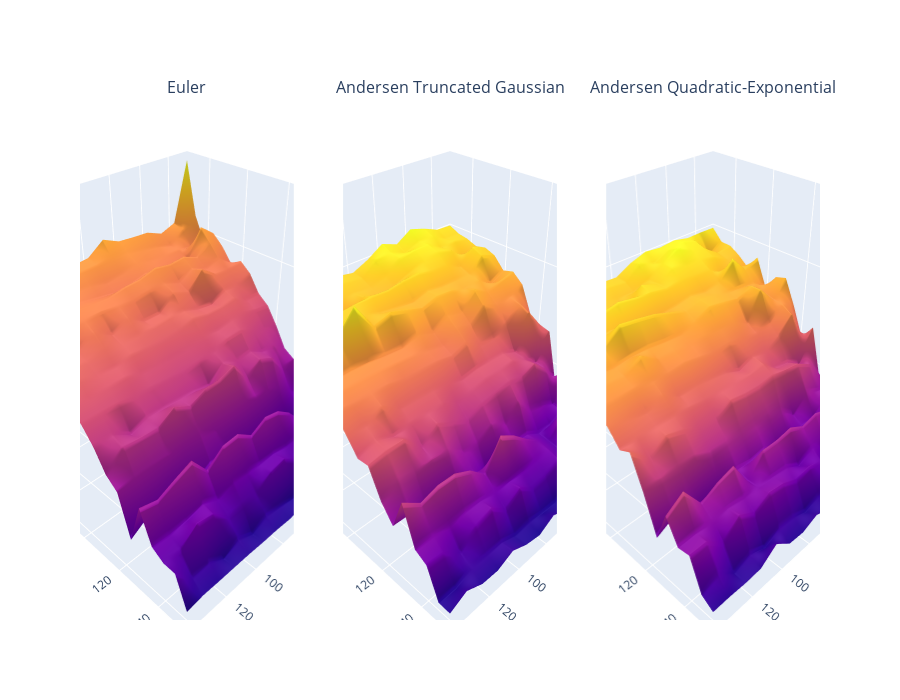

Source (notebook cell):
### Code cell
import plotly.graph_objects as go
import plotly.express as px
from plotly.subplots import make_subplots

fig = make_subplots(rows=1, cols=3, specs=[[{'type':'surface'},{'type':'surface'}, {'type':'surface'}]], subplot_titles = ['Euler', 'Andersen Truncated Gaussian', 'Andersen Quadratic-Exponential'])

paramns_n = 5


euler_cv_speedup = speed_test_cv[speed_test_cv['heston_params#'] ==paramns_n ].pivot(index='strike', columns='N_T', values='euler_cv_speedup')
fig.add_trace(go.Surface(z=euler_cv_speedup.values, x=euler_cv_speedup.columns, y=euler_cv_speedup.index, showscale=False), row=1, col=1)

tg_cv_speedup = speed_test_cv[speed_test_cv['heston_params#'] ==paramns_n ].pivot(index='strike', columns='N_T', values='tg_cv_speedup')
fig.add_trace(go.Surface(z=tg_cv_speedup.values, x=tg_cv_speedup.columns, y=tg_cv_speedup.index, showscale=False), row=1, col=2)

qe_cv_speedup = speed_test_cv[speed_test_cv['heston_params#'] ==paramns_n ].pivot(index='strike', columns='N_T', values='qe_cv_speedup')
fig.add_trace(go.Surface(z=qe_cv_speedup.values, x=qe_cv_speedup.columns, y=qe_cv_speedup.index, showscale=False), row=1, col=3)

max_z = max(euler_cv_speedup.max().max(),tg_cv_speedup.values.max().max(), qe_cv_speedup.max().max())
min_z  =min(euler_cv_speedup.min().min(), tg_cv_speedup.values.min().min(), qe_cv_speedup.values.min().min())


fig.update_scenes(xaxis_title_text='N_T',  
                  yaxis_title_text='Strike',  
                  zaxis_title_text='Speed up',
                     zaxis = dict(nticks=4, range=[min_z*(1.02),max_z*(1.02)]))

fig.update_layout(#title='Control Variate Speed up Parameters #' + str(paramns_n),
    height=700)

fig.show()

### Figure 1 — Plotly figure (JSON) as saved in the notebook; plotly's stock layout.template omitted (floating-point values rounded to 4 significant figures; data arrays with more than 128 entries replaced by an {"elided": "..."} marker saying what was removed)
{"data": [{"scene": "scene", "showscale": false, "type": "surface", "x": [10, 20, 30, 40, 50, 60, 70, 80, 90, 100, 110, 120, 130, 140], "y": [50, 55.26, 60.53, 65.79, 71.05, 76.32, 81.58, 86.84, 92.11, 97.37, 102.6, 107.9, 113.2, 118.4, 123.7, 128.9, 134.2, 139.5, 144.7, 150], "z": {"elided": "20x14 float values"}}, {"scene": "scene2", "showscale": false, "type": "surface", "x": [10, 20, 30, 40, 50, 60, 70, 80, 90, 100, 110, 120, 130, 140], "y": [50, 55.26, 60.53, 65.79, 71.05, 76.32, 81.58, 86.84, 92.11, 97.37, 102.6, 107.9, 113.2, 118.4, 123.7, 128.9, 134.2, 139.5, 144.7, 150], "z": {"elided": "20x14 float values"}}, {"scene": "scene3", "showscale": false, "type": "surface", "x": [10, 20, 30, 40, 50, 60, 70, 80, 90, 100, 110, 120, 130, 140], "y": [50, 55.26, 60.53, 65.79, 71.05, 76.32, 81.58, 86.84, 92.11, 97.37, 102.6, 107.9, 113.2, 118.4, 123.7, 128.9, 134.2, 139.5, 144.7, 150], "z": {"elided": "20x14 float values"}}], "layout": {"annotations": [{"font": {"size": 16}, "showarrow": false, "text": "Euler", "x": 0.1444, "xanchor": "center", "xref": "paper", "y": 1, "yanchor": "bottom", "yref": "paper"}, {"font": {"size": 16}, "showarrow": false, "text": "Andersen Truncated Gaussian", "x": 0.5, "xanchor": "center", "xref": "paper", "y": 1, "yanchor": "bottom", "yref": "paper"}, {"font": {"size": 16}, "showarrow": false, "text": "Andersen Quadratic-Exponential", "x": 0.8556, "xanchor": "center", "xref": "paper", "y": 1, "yanchor": "bottom", "yref": "paper"}], "height": 700, "scene": {"domain": {"x": [0, 0.2889], "y": [0, 1]}, "xaxis": {"title": {"text": "N_T"}}, "yaxis": {"title": {"text": "Strike"}}, "zaxis": {"nticks": 4, "range": [0.6411, 5.459], "title": {"text": "Speed up"}}}, "scene2": {"domain": {"x": [0.3556, 0.6444], "y": [0, 1]}, "xaxis": {"title": {"text": "N_T"}}, "yaxis": {"title": {"text": "Strike"}}, "zaxis": {"nticks": 4, "range": [0.6411, 5.459], "title": {"text": "Speed up"}}}, "scene3": {"domain": {"x": [0.7111, 1], "y": [0, 1]}, "xaxis": {"title": {"text": "N_T"}}, "yaxis": {"title": {"text": "Strike"}}, "zaxis": {"nticks": 4, "range": [0.6411, 5.459], "title": {"text": "Speed up"}}}}}
